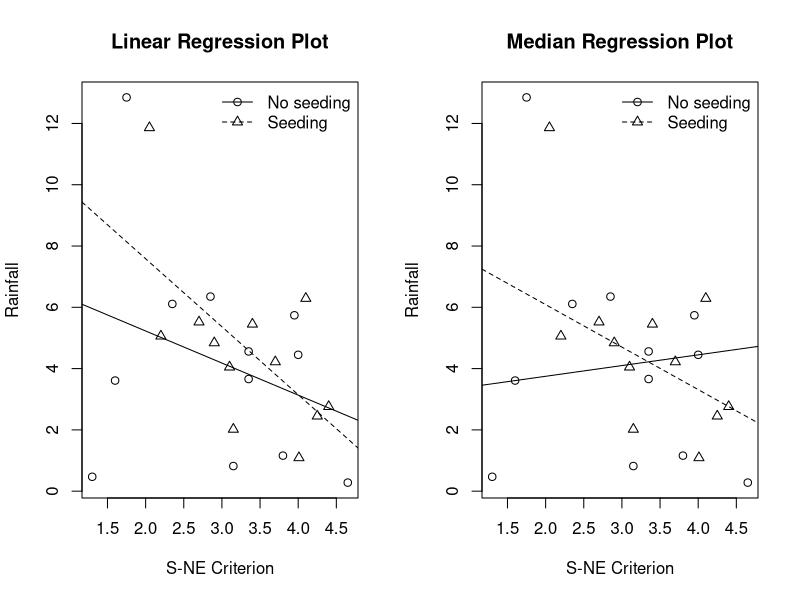
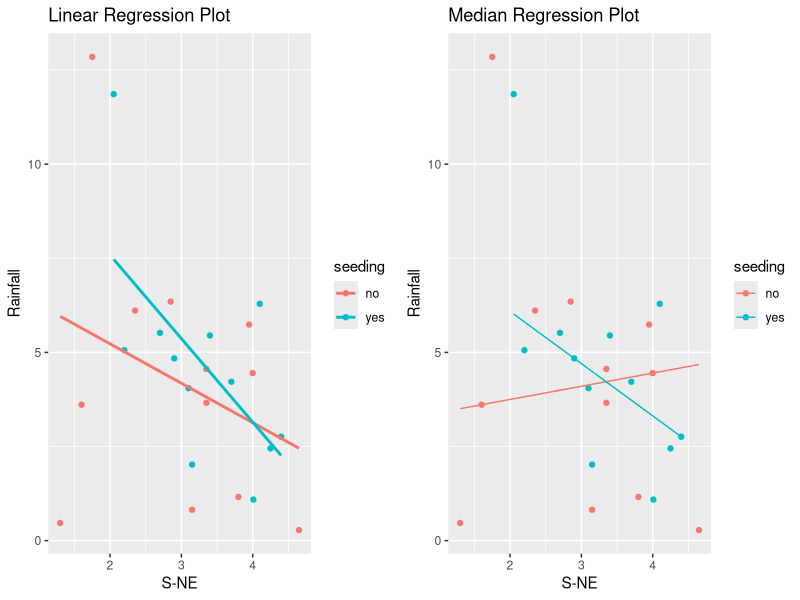
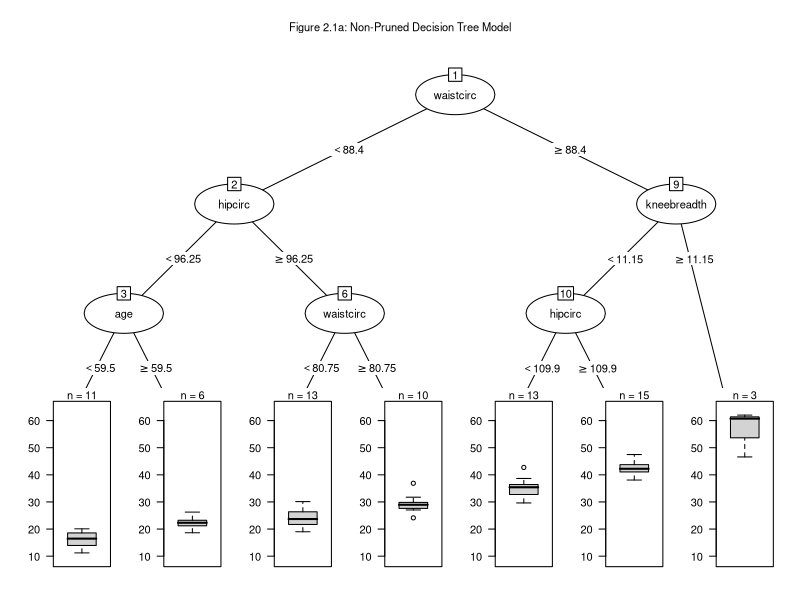
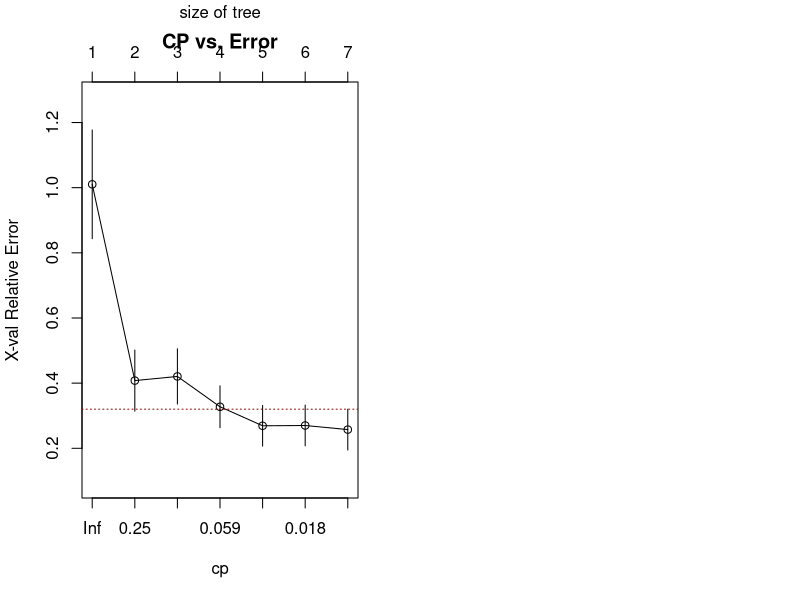
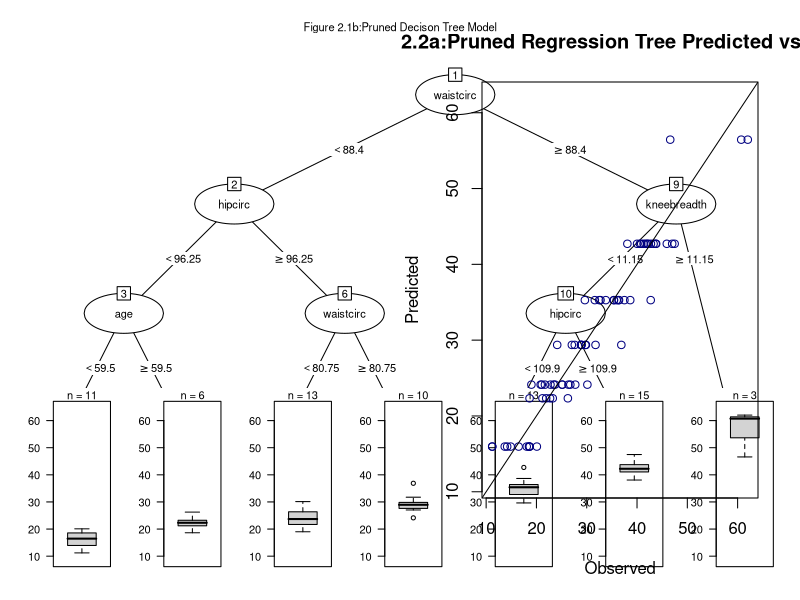
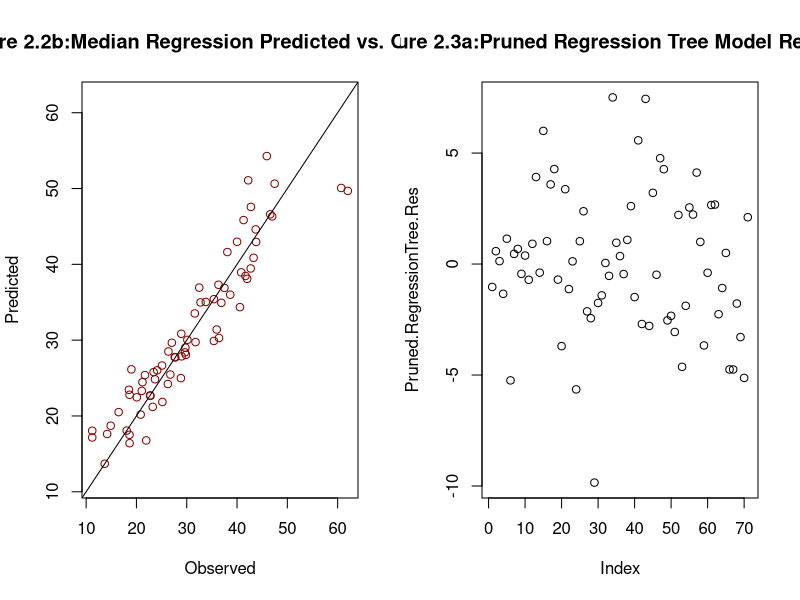
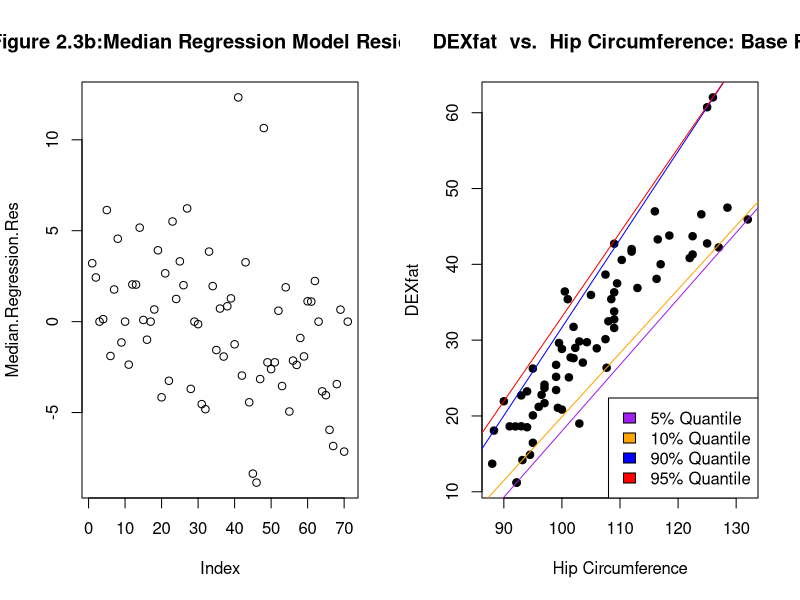
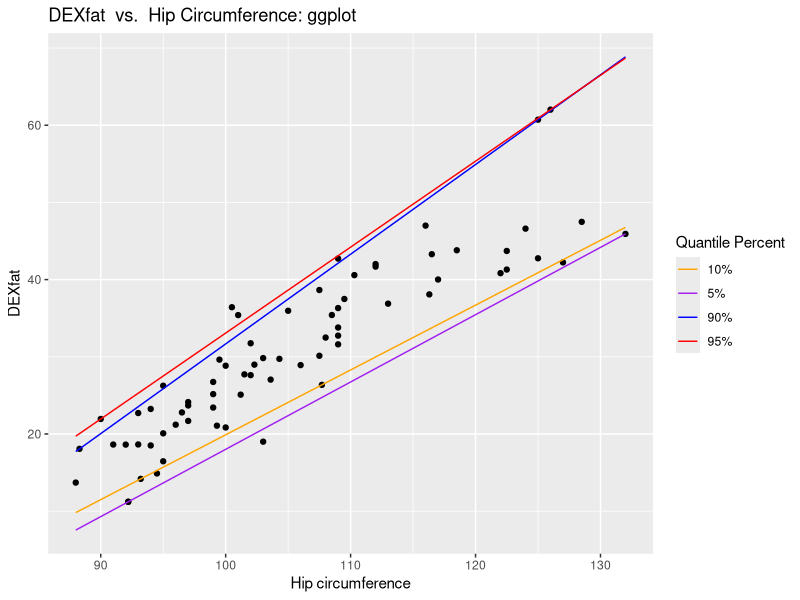

Generate these figures, in order, with R:
## ---- chunk 1
knitr::opts_chunk$set(message=F,warning=F,echo=F,fig_height=10,fig_width=7,cache = F)
## ---- chunk 2
#Packages used
library("HSAUR3")
library("lattice")
library("party")
library("partykit")
library("TH.data")
library("ipred")
library("rpart")
library("ggplot2")
library("ggdendro")
library("quantreg")
library("gridExtra")
## ---- chunk 3
data("clouds")
head(clouds)

# A linear regression model
clouds_formula <- rainfall ~ seeding +
  + seeding:(sne + cloudcover + prewetness + echomotion) +
  + time


clouds_lm <- lm(clouds_formula, data = clouds)
cat("Linear Regression Model with all explantory variables")


## Linear Regression Model with all explantory variables

summary(clouds_lm)


clouds_lm2 <- lm(rainfall ~ sne, data=clouds)
cat("Linear Regression Model with S-Ne as a predictor")


## Linear Regression Model with S-Ne as a predictor

summary(clouds_lm2)


# A median regression model
median.model <- rq(rainfall ~ sne, data = clouds, tau = 0.5)
cat("Median Regression Model")


## Median Regression Model
summary(median.model)


## Plotting the models using base R
layout(matrix(1:2,ncol=2))
psymb <- as.numeric(clouds$seeding)
plot(rainfall ~ sne,
     data = clouds,
     pch = psymb,
     xlab = "S-NE Criterion",
     ylab = "Rainfall",
     main = "Linear Regression Plot")
abline(lm(rainfall ~ sne,
          data = clouds,
          subset = seeding == "no"))
abline(lm(rainfall~ sne,
          data = clouds,
          subset = seeding == "yes"),
          lty = 2)
legend("topright",
       legend = c("No seeding", "Seeding"),
       pch = 1:2,
       lty = 1:2,
       bty = "n")
plot(rainfall ~ sne,
     data = clouds,
     pch = psymb,
     xlab = "S-NE Criterion",
     ylab = "Rainfall", main = "Median Regression Plot")
abline(rq(rainfall ~ sne,
          data = clouds,
          tau = 0.50,
          subset = seeding == "no"))
abline(rq(rainfall ~ sne,
          data = clouds,
          tau = 0.50,
          subset = seeding == "yes"),
          lty = 2)
legend("topright",
       legend = c("No seeding", "Seeding"),
       pch = 1:2,
       lty = 1:2,
       bty = "n")
## ---- chunk 4
# Plotting the model Using ggplot
l.plot <- ggplot(data = clouds,
                 aes(x = sne,
                     y = rainfall,
                     col = seeding)) +
  geom_point() +
  geom_smooth(method = "lm",se = FALSE) +
  labs(title = "Linear Regression Plot",
       x = "S-NE",
       y = "Rainfall")
m.plot <- ggplot(data = clouds,
                 aes(x = sne,
                     y = rainfall,
                     col = seeding)) +
  geom_point() +
  labs(title = "Median Regression Plot",
       x = "S-NE",
       y = "Rainfall") +
  stat_quantile(quantiles = c(0.5), method = "rq")
grid.arrange(l.plot, m.plot, ncol = 2)

## ---- chunk 5
data("bodyfat")


#Regression tree approach
#Fitting the model
set.seed(1234)
Regression.Tree <- rpart(DEXfat ~ age + 
                         waistcirc + 
                         hipcirc + 
                         elbowbreadth + 
                         kneebreadth, data = bodyfat,
                         control = rpart.control(minsplit = 10))


#Plot the initial decision tree model 
plot(main = "Figure 2.1a: Non-Pruned Decision Tree Model",
     as.party(Regression.Tree), 
     gp = gpar(fontsize = 8), 
     tp_args = (list(id = FALSE)))

#Locating the lowest cp to see if it needs pruning
opt <- which.min(Regression.Tree$cptable[,"xerror"])
cp <- Regression.Tree$cptable[opt, "CP"]
#opt

#printing the cp table
#print(Regression.Tree$cptable)



#Plot the CP Table 
plotcp(Regression.Tree,
       main = "CP vs. Error",
       col = "darkred",
       cp = 19)


#constructing a pruned regression tree model using the extracted cp
Pruned.Regression.Tree <- prune(Regression.Tree, cp = cp)


#Pruned regression tree model summary
summary(Pruned.Regression.Tree)

#Plot the pruned regression tree model 
plot(main = "Figure 2.1b:Pruned Decison Tree Model",
     as.party(Pruned.Regression.Tree), 
     gp = gpar(fontsize = 8), 
     tp_args = (list(id = FALSE)))






#Predicting DEXfat using the pruned regression tree model
Pruned.RegressionTree.Predict <- predict(Pruned.Regression.Tree,
                                    newdata = bodyfat)


#Median Quantile Regression


#Fitting the median Regression model
Median.Regression.Model <- rq(DEXfat ~ age +
                                  waistcirc +
                                  hipcirc +
                                  elbowbreadth +
                                  kneebreadth,
                                  data=bodyfat,
                                  tau = 0.50)
Median.Regression.Model

#Median regression model summary
summary(Median.Regression.Model)


#Predicting DEXfat using the median regression model
Median.Regression.Predict <- predict(Median.Regression.Model,
                                     newdata = bodyfat)




#Plot the predicted values of the pruned regression tree model
plot(Pruned.RegressionTree.Predict ~ DEXfat,
     data = bodyfat,
     xlab = "Observed", 
     ylab = "Predicted",
     ylim = range(bodyfat$DEXfat),
     xlim = range(bodyfat$DEXfat),
     main = "Figure 2.2a:Pruned Regression Tree Predicted vs. Observed",
     col = "navyblue")
abline(a = 0, b = 1)



#Plot the predicted values of the median regression model
plot(Median.Regression.Predict ~ DEXfat,
     data = bodyfat,
     xlab = "Observed", 
     ylab = "Predicted",
     ylim = range(bodyfat$DEXfat),
     xlim = range(bodyfat$DEXfat),
     main = "Figure 2.2b:Median Regression Predicted vs. Observed",
     col = "darkred")
abline(a = 0, b = 1)



#Residuals comparison
#Extract the residuals and the coefficients
Median.Regression.Res <- resid(Median.Regression.Model)
Pruned.RegressionTree.Res <- resid(Pruned.Regression.Tree)

#Regression Tree Residuals
plot(Pruned.RegressionTree.Res,
     main = "Figure 2.3a:Pruned Regression Tree Model Residuals")

#Median Regression Residuals
plot(Median.Regression.Res,
     main = "Figure 2.3b:Median Regression Model Residuals")



#Create a dataf rame to store the observed, predicted and sse values of the pruned regression tree model
Actual <- bodyfat$DEXfat
Predicted.Prune <- Pruned.RegressionTree.Predict
SSE.Prune <- (Actual - Predicted.Prune)^2



#create a data frame to store the observed, predicted and sse values of the median regression model
Predicted.Median <- Median.Regression.Predict
SSE.Median <- (Actual - Predicted.Median)^2



#Pruned decision tree
Pruned.Model.Table <- data.frame(Actual,Predicted.Prune,SSE.Prune)
#head(Pruned.Model.Table)


#Median regression 
Median.Model.Table <- data.frame(Actual,Predicted.Median,SSE.Median)
#head(Median.Model.Table)


#Calculating the MSE of both models
Pruned.RegressionTree.MSE <- mean(Pruned.Model.Table$SSE.Prune)
Median.Regression.MSE <- mean(Median.Model.Table$SSE.Median)


#Constructing a vector/table for the MSE of both models
MSE <- data.frame(Pruned.RegressionTree.MSE,Median.Regression.MSE)
names(MSE) <- c("Regression Tree Model MSE", "Median Regression Model MSE")

MSE





## ---- chunk 6
#Choosing an independent variable using the p-value
summary(Median.Regression.Model, se = "nid")

#hip circumference has the lowest p-value

#Fitting the quantile regression
Quantile.Regression <- rq(DEXfat ~ hipcirc,
                          data = bodyfat,
                          tau = c(.05,.10,.90,.95))


#Coefficient intensity
coef(Quantile.Regression)


#Plot the linear regression model with all the quantiles inlcuded


#Base R
plot(DEXfat ~ hipcirc,
     main = "DEXfat  vs.  Hip Circumference: Base R",
     xlab = "Hip Circumference",
     ylab = "DEXfat",
     col = "black",
     pch = 19,
     data = bodyfat)
abline(rq(DEXfat ~ hipcirc,
          data = bodyfat,
          tau = 0.05),
          col = "purple")
abline(rq(DEXfat ~ hipcirc,
          data = bodyfat,
          tau = 0.10),
          col = "orange")
abline(rq(DEXfat ~ hipcirc,
          data = bodyfat,
          tau = 0.90),
          col = "blue")
abline(rq(DEXfat ~ hipcirc,
          data = bodyfat,
          tau = 0.95),
          col = "red")
legend("bottomright",
       legend = c("5% Quantile",
                  "10% Quantile",
                  "90% Quantile",
                  "95% Quantile"),
       fill = c("purple",
                "orange",
                "blue",
                "red"))


#ggplot version
ggplot(data = bodyfat, aes(x = hipcirc, y = DEXfat)) +
  geom_point() + 
  stat_quantile(quantiles = c(.05),
                method = 'rq',
                aes(colour = '5%')) +
  stat_quantile(quantiles = c(.10),
                method = 'rq',
                aes(colour = '10%')) + 
  stat_quantile(quantiles = c(.90),
                method = 'rq',
                aes(colour = '90%')) +
  stat_quantile(quantiles = c(.95),
                method = 'rq',
                aes(colour = '95%')) +
  labs(title = "DEXfat  vs.  Hip Circumference: ggplot",
       x = "Hip circumference",
       y = "DEXfat") +
  scale_color_manual(name = "Quantile Percent",
                     values = c("5%" = "purple",
                                "10%" = "orange",
                                "90%" = "blue",
                                "95%" = "red"))
